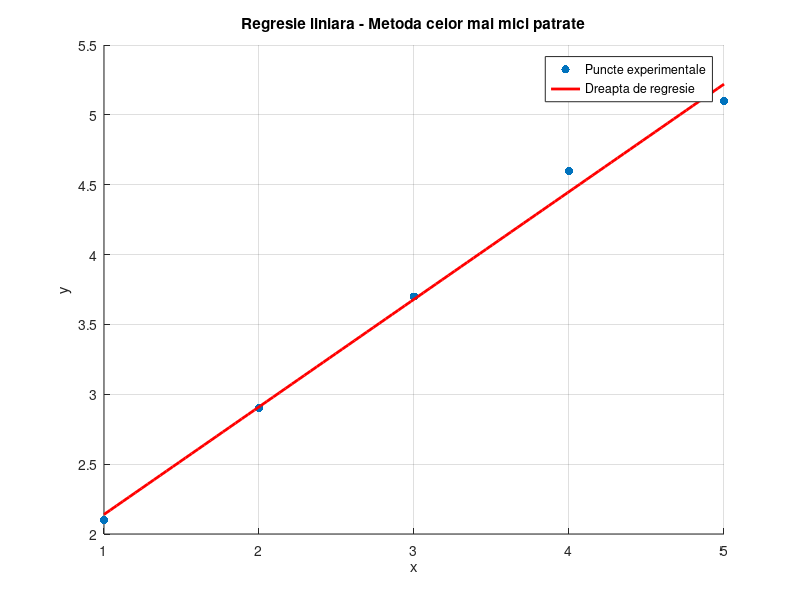

MATLAB code for this plot:
% Definirea punctelor experimentale
x = [1; 2; 3; 4; 5];
y = [2.1; 2.9; 3.7; 4.6; 5.1];

% Construirea matricei A
A = [x, ones(size(x))];

% Calculul coeficientilor a si b
x_star = (A' * A) \ (A' * y);

% Extragem coeficientii a si b
a = x_star(1);
b = x_star(2);

% Afisarea rezultatului
fprintf('Coeficientul a: %.4f\n', a);
fprintf('Coeficientul b: %.4f\n', b);

% Reprezentarea grafica a punctelor si a dreptei de regresie
scatter(x, y, 'filled'); % Punctele experimentale
hold on;
x_vals = linspace(min(x), max(x), 100);
y_vals = a * x_vals + b;
plot(x_vals, y_vals, 'r', 'LineWidth', 2);
xlabel('x');
ylabel('y');
title('Regresie liniara - Metoda celor mai mici patrate');
grid on;
legend('Puncte experimentale', 'Dreapta de regresie');
hold off;
